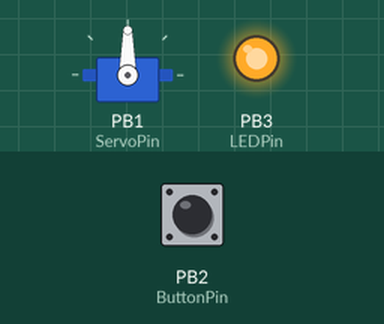
Recording of a sketch running on a simulated ATtiny85, built with avr-gcc and run on an emulated ATtiny85. Parts: servo, output pins drawn as LEDs (lit = HIGH). Dashed ring = blinking. Inputs (shaded band) come from the test bench; at power-on: PB2 (ButtonPin) HIGH.

Above: at 1.2 s.
1.3 s: PB2 (ButtonPin) pulled LOW for 0.15 s
At 1.7 s:
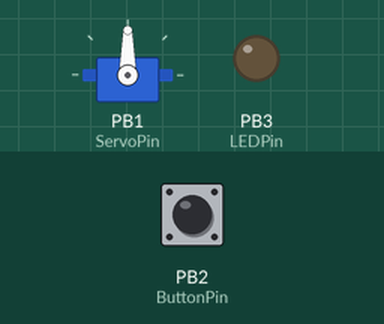
4.3 s: PB2 (ButtonPin) pulled LOW for 1 s
At 5.11 s:
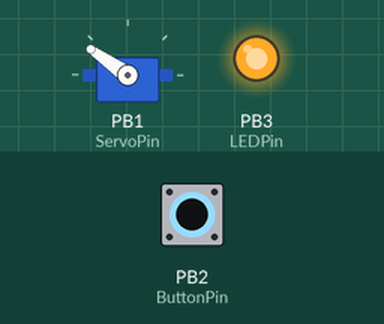
13.9 s: PB2 (ButtonPin) pulled LOW for 3.2 s
At 14.74 s:
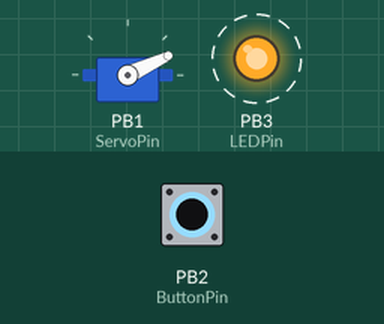
18.6 s: PB2 (ButtonPin) pulled LOW for 1 s
At 19.45 s:
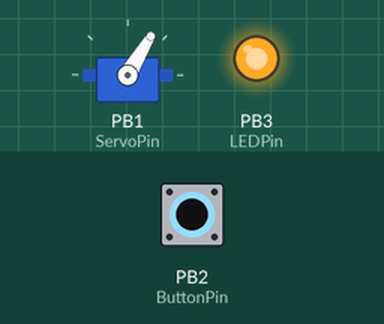
Timing chart, 0 to 34.6 s (numbered marks = the images above; inputs shaded):
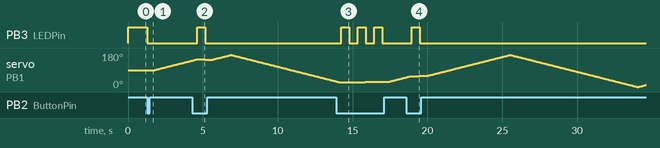

The sketch:

PEA_Control.ino
```cpp
/*
 * Controller for PCB Etching Agitator (PEA)
 *
 * Push Button Control
 *  - Push to start a one hour cycle of agitation
 *  - Push again to halt agitation and return to horizontal
 *
 *  Should have a beeper to notify end of cycle
 *
*/

#include <Adafruit_SoftServo.h>  // SoftwareServo (works on non PWM pins)

#define ServoPin 1    // The pin used to control the servo
#define ButtonPin 2   // The pin used to read the push button
#define LEDPin 3      // HID

#define LOWER 0       // The minimum servo angle
#define UPPER 170     // The maximum servo angle
#define LEVEL 90      // Angle at which the agitator table is horizontal

#define ETCH_TIME 3600000/2    // number of millisecond pairs

Adafruit_SoftServo PEAServo;  // create servo object to control the agitator

int servoDirection = 1;               // Direction servo movement
boolean refresh = false;              // toggle refresh on/off
boolean agitate;                      // On or off
int target;                           //
int debounce;                         // added to debounce the button
int pushed;
int servoPos = LEVEL; // configure initial servo position in shaddow reg
int tick;             //

void setup() {
  // Set up the interrupt that will refresh the servo for us automagically
  OCR0A = 0xAF;            // any number is OK
  TIMSK |= _BV(OCIE0A);    // Turn on the compare interrupt (below!)

  PEAServo.attach(ServoPin);    // Attach the servo to pin 0 on Trinket
  PEAServo.write(LEVEL);        // init servo to horizontal position (rest position)
  delay(15);                    // Wait 15ms for the servo to reach the position

  pinMode(ButtonPin, INPUT);
  pinMode(LEDPin, OUTPUT);

  agitate = false;  // initialize to load state
  digitalWrite(LEDPin, HIGH);
  debounce = 0;
  pushed = false;   // wait for button before agitating
  target = LEVEL;   // point to rest position

  tick = ETCH_TIME; // Reset etch timer on startup

}

void loop() {
//  if (tick-- <= 0) {
//    agitate = false;
//    target = LEVEL;      // point to rest position
//  }

  if (!digitalRead(ButtonPin)){ // button has been pushed
    if (debounce <= 5) {
      debounce++;
    } else {
      pushed = true;
    }
  } else {
    debounce = 0;
  }

  if (pushed) {
    if (agitate) {  // agitating now, so stop
      digitalWrite(LEDPin, HIGH);
      agitate = false;
      target = LEVEL;      // point to rest position
    } else {
      digitalWrite(LEDPin, LOW);
      agitate = true;
      target = UPPER;     // point to top position
      servoDirection = 1; // move towards top
      tick = ETCH_TIME;   // reset timer on agitate
    }
    pushed = false;
    delay(500);  // make sure you dont see another push too soon.
    }

  if (agitate) {    // Check for out of limits condition and direction to target
    if (servoPos >= UPPER) {    // reverse direction
      target = LOWER;
      servoDirection = -1;  // move towards bottom
    }
    if (servoPos <= LOWER) {    // reverse direction
      target = UPPER;
      servoDirection = 1;  // move towards top
    }
    // need to put the blinker here.
  } else {          // Here if not agitating (in rest mode)
    if (servoPos > LEVEL) {    // reverse direction
      servoDirection = -1;  // move down towards rest state
    }
    if (servoPos < LEVEL) {    // reverse direction
      servoDirection = 1;  // move up towards rest state
    }
  }

  // Move towards target
  if (servoPos != target) { // still need to get to target
    servoPos = servoPos + servoDirection;
    PEAServo.write(servoPos);
    delay(50);    // wait for servo to complete movement
                  // 50mS is neccessary to keep the movement smooth
  }

}

// We'll take advantage of the built in millis() timer that goes off
// to keep track of time, and refresh the servo every 20 milliseconds
volatile uint8_t counter = 0;
SIGNAL(TIMER0_COMPA_vect) {
  // this gets called every 2 milliseconds
  counter += 2;
  // every 20 milliseconds, refresh the servos!
  if (counter >= 20) {
    counter = 0;
    PEAServo.refresh();
  }
  tick += 2;    // decrement the agitate timer
  //
}
```

Measured:
- after the input at 1.3 s, PB3 (LEDPin): HIGH → LOW at once; servo on PB1 (ServoPin): moves from 90° to 140° over 2.5 s, starting after 0.50 s
- after the input at 4.3 s, PB3 (LEDPin): LOW → HIGH after 0.31 s, → LOW 0.55 s later
- after the input at 13.9 s, PB3 (LEDPin): alternates HIGH for 0.55 s and LOW for 0.55 s, 6 changes in all, then stays LOW, starting after 0.34 s
- after the input at 18.6 s, PB3 (LEDPin): LOW → HIGH after 0.35 s, → LOW 0.55 s later
